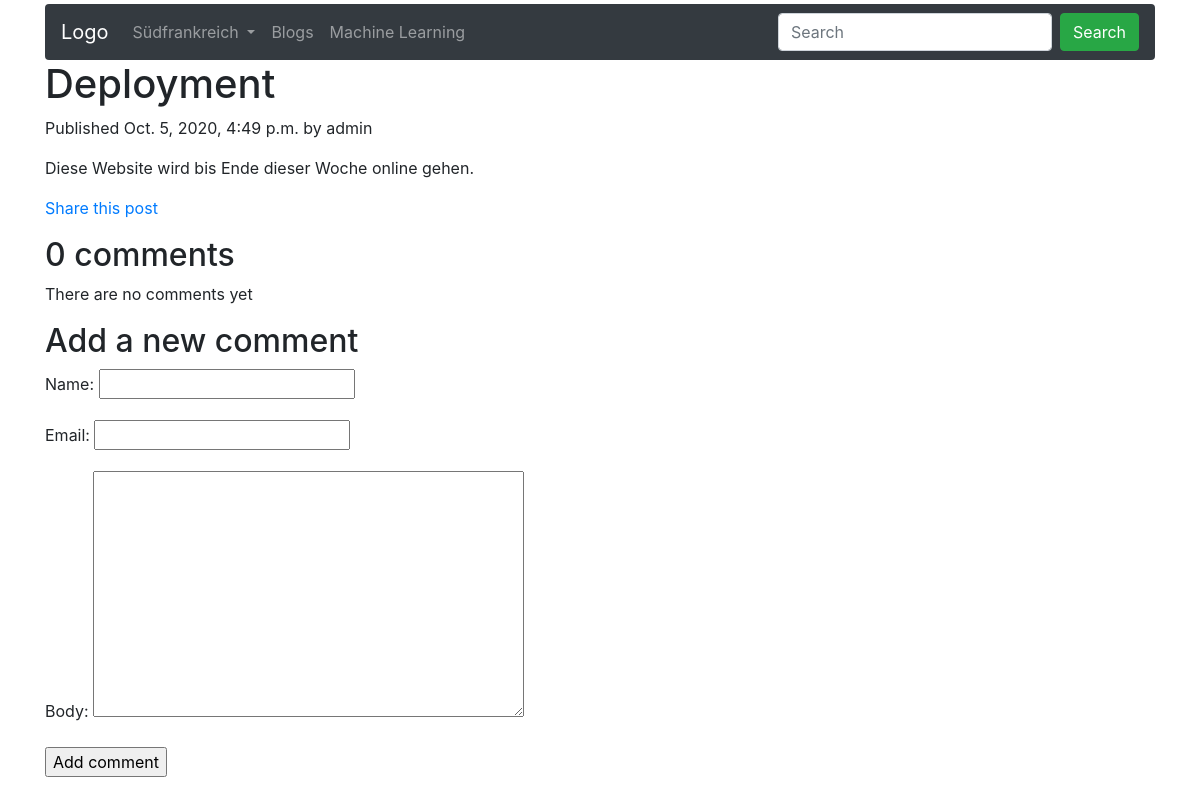
The app's page /blog/2020/10/5/deployment/, older data.
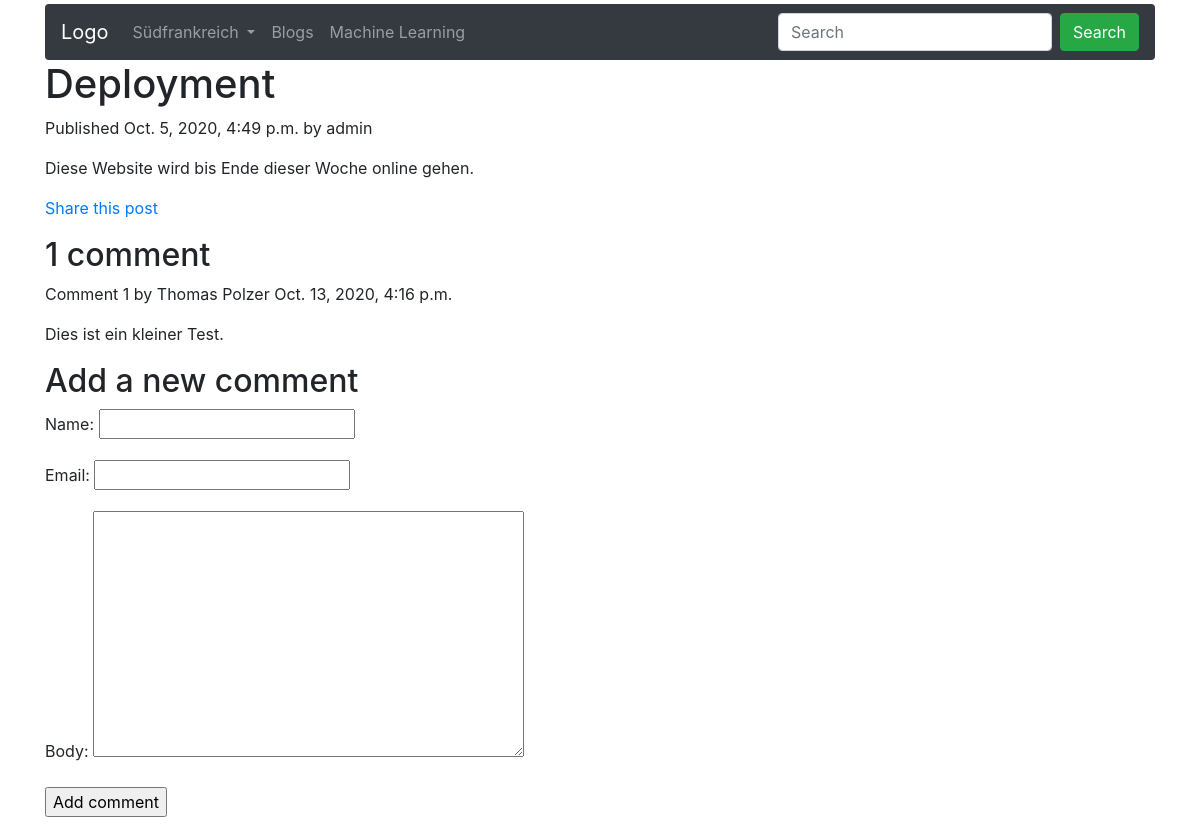
The same page, newer data.
### blog/models.py (models this page shows, shortened)
class Post (models.Model):
    STATUS_CHOICES = (('draft','Draft'),('published','Published'),)
    title = models.CharField(max_length=250)
    slug = models.SlugField(max_length=250, unique_for_date='publish')
    author = models.ForeignKey(User, on_delete=models.CASCADE, related_name='blog_posts')
    body = models.TextField()
    publish = models.DateTimeField(default=timezone.now)
    created = models.DateTimeField(auto_now_add=True)
    updated = models.DateTimeField(auto_now=True)
    status = models.CharField(max_length=10, choices=STATUS_CHOICES,default='draft')
    objects = models.Manager()
    published = PublishedManager()
    class Meta:
        ordering = ('-publish',)

class Kommentar (models.Model):
    post = models.ForeignKey(Post, on_delete=models.CASCADE, related_name='comments')
    name = models.CharField(max_length=80)
    email = models.EmailField()
    body = models.TextField()
    created = models.DateTimeField(auto_now_add=True)
    updated = models.DateTimeField(auto_now_add=True)
    active = models.BooleanField(default=True)
    class Meta:
        ordering = ('created',)

### blog/views.py (the view)
# urls.py: path('<int:year>/<int:month>/<int:day>/<slug:post>/',views.post_detail,name='post_detail'),
def post_detail(request,year,month,day,post):
    post = get_object_or_404(Post,slug=post,status='published',publish__year=year,publish__month=month,publish__day=day)
    comments = post.comments.filter(active=True)
    new_comment = None
    if request.method == 'POST':
        comment_form = CommentForm(data=request.POST)
        if comment_form.is_valid():
            new_comment = comment_form.save(commit=False)
            new_comment.post = post
            new_comment.save()
    else:
        comment_form = CommentForm()
    return render (request,'blog/post/detail.html',{'post':post,
                                                    'comments':comments,
                                                    'new_comment': new_comment,
                                                    'comment_form': comment_form})

### blog/forms.py
class CommentForm(forms.ModelForm):
    class Meta:
        model = Kommentar
        fields = ('name','email','body')

### blog/templates/blog/post/detail.html (shortened to what this page needs)
{% extends "basis.html" %}
{% block content %}
  <h1>{{ post.title }}</h1>
  <p class="date">
    Published {{ post.publish }} by {{ post.author }}
  </p>
  {{ post.body|linebreaks }}
  <p>
    <a href="{% url "blog:post_share" post.id %}">Share this post</a>
  </p>
  {% with comments.count as total_comments %}
  <h2>
    {{ total_comments }} comment{{ total_comments | pluralize }}
  </h2>
  {% endwith %}
{% for comment in comments %}
  <div class="comment">
    <p class="info">
      Comment {{ forloop.counter }} by {{ comment.name }}
      {{ comment.created }}
    </p>
    {{ comment.body|linebreaks }}
  </div>
{% empty %}
 <p>There are no comments yet</p>
{% endfor %}
{% if new_comment %}
<h2 class="bg-success text-white">Your comment has been added</h2>
{% else %}
<h2>Add a new comment</h2>
<form method="post">
    {{ comment_form.as_p }}
    <p><input type="submit" value="Add comment"></p>
</form>
{% endif %}
{% endblock %}

### templates/basis.html (shortened to what this page needs)
<!DOCTYPE html>
<html lang="en">
<head>
    {% load static %}
  <link rel="stylesheet" href="{% static  "lib/bootstrap-4.5.2-dist/css/bootstrap.min.css" %}">
  <link rel="stylesheet" href="{% static  "css/settings.css" %}">
</head>
<body>
<div class="container pt-1">
<nav class="navbar navbar-expand-sm bg-dark navbar-dark rounded">
  <a class="navbar-brand" href="#">Logo</a>
  <ul class="navbar-nav">
    <li class="nav-item dropdown">
      <a class="nav-link dropdown-toggle" href="#" id="navbardrop" data-toggle="dropdown">
        Südfrankreich
      </a>
    </li>
    <li class="nav-item">
      <a class="nav-link" href="/blog">Blogs</a>
    </li>
    <li class="nav-item">
      <a class="nav-link" href="#">Machine Learning</a>
    </li>
  </ul>
  <form class="form-inline ml-auto" action="/action_page.php">
    <input class="form-control mr-sm-2" type="text" placeholder="Search">
    <button class="btn btn-success" type="submit">Search</button>
  </form>
</nav>
{% block content %}{% endblock %}
</div>
</body>
</html>

Row changes from the older to the newer data that the page shows:
added Kommentar: name "Thomas Polzer", created "Oct. 13, 2020, 4:16 p.m.", body "Dies ist ein kleiner Test."
Text that changed along with them:
{{ total_comments }}: "0" → "1"
{{ total_comments | pluralize }}: "s" → (not shown)
text no longer shown: "There are no comments yet"
